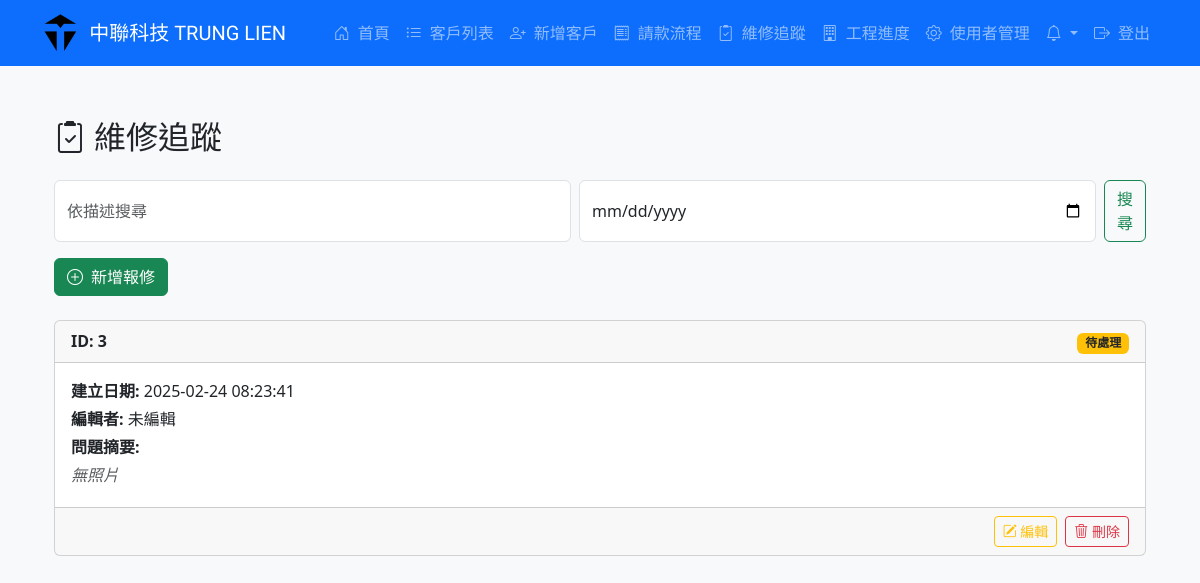
The page /tracking (signed in) on the database as committed earlier.
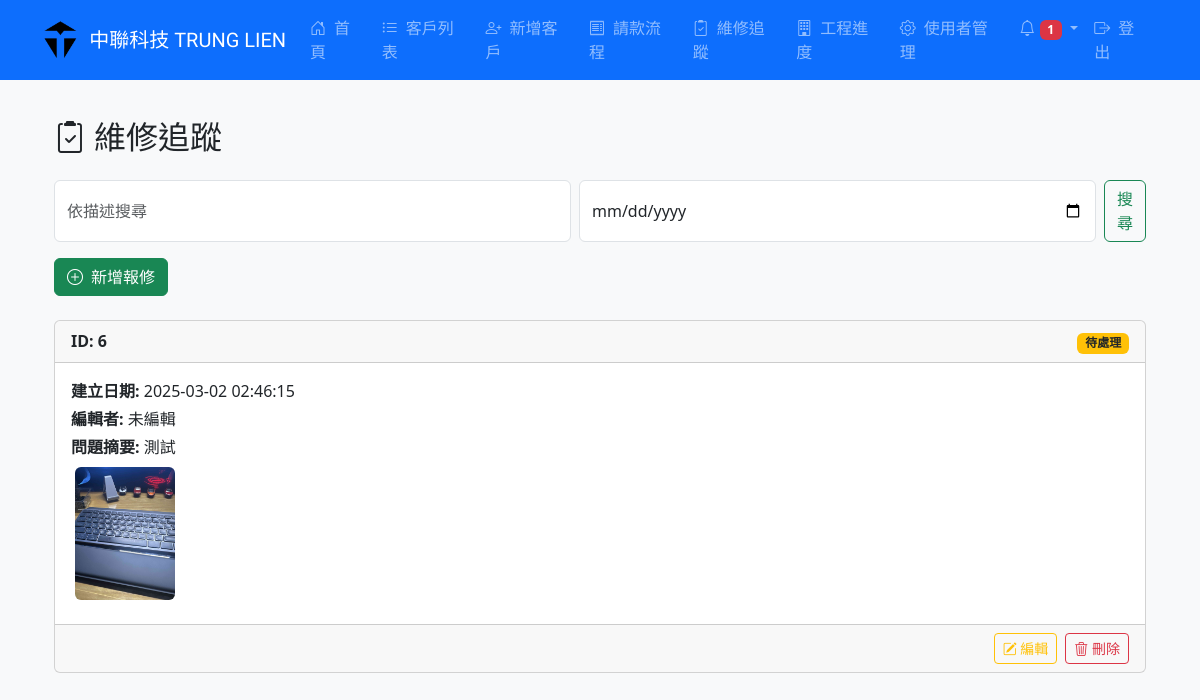
The same page on the database as committed later.
### tables this page shows
CREATE TABLE repairs (
                id INTEGER PRIMARY KEY AUTOINCREMENT,
                customer_id INTEGER NOT NULL,
                description TEXT NOT NULL,
                status TEXT NOT NULL,
                price REAL,
                photo_path TEXT,
                created_at DATETIME DEFAULT (datetime('now', 'localtime')),
                edited_by TEXT,
                FOREIGN KEY (customer_id) REFERENCES customers(id) ON DELETE CASCADE
            );

CREATE TABLE repair_photos (
                id INTEGER PRIMARY KEY AUTOINCREMENT,
                repair_id INTEGER NOT NULL,
                photo_path TEXT,
                created_at DATETIME DEFAULT (datetime('now', 'localtime')),
                FOREIGN KEY (repair_id) REFERENCES repairs(id) ON DELETE CASCADE
            );

### app.py (the view)
@app.route('/tracking')
@login_required
def tracking():
    conn = get_db()
    try:
        q = request.args.get('q', '').strip()
        date_search = request.args.get('date', '').strip()
        conditions = ["r.status = '待處理'"]
        params = []
        if q:
            conditions.append("r.description LIKE ?")
            params.append("%" + q + "%")
        if date_search:
            conditions.append("date(r.created_at) = ?")
            params.append(date_search)
        condition_sql = " AND ".join(conditions)
        sql = f'''
            SELECT r.*, c.name as customer_name
            FROM repairs r
            JOIN customers c ON r.customer_id = c.id
            WHERE {condition_sql}
            ORDER BY r.created_at ASC
        '''
        repairs = conn.execute(sql, params).fetchall()
        repairs_data = []
        for r in repairs:
            r_dict = dict(r)
            photos = conn.execute("SELECT * FROM repair_photos WHERE repair_id=?", (r['id'],)).fetchall()
            r_dict['photos'] = [dict(p) for p in photos]
            repairs_data.append(r_dict)
        return render_template("tracking.html", repairs=repairs_data, q=q, date_search=date_search)
    except Exception as e:
        flash("維修追蹤讀取失敗: " + str(e), "danger")
        return redirect(url_for('home'))
    finally:
        conn.close()

### app.py (called while the page is built)
def get_db():
    conn = sqlite3.connect('customer.db')
    conn.row_factory = sqlite3.Row
    conn.execute('PRAGMA foreign_keys = ON')
    return conn

def login_required(f):
    @wraps(f)
    def decorated_function(*args, **kwargs):
        if not session.get('user'):
            flash("請先登入", "warning")
            return redirect(url_for('login'))
        return f(*args, **kwargs)
    return decorated_function

### templates/tracking.html (shortened to what this page needs)
{% extends "base.html" %}
{% block content %}
<div class="container mt-4">
  <h2 class="mb-4">
    <i class="bi bi-clipboard2-check me-2"></i>維修追蹤
  </h2>
  <form class="d-flex mb-3" method="GET" action="{{ url_for('tracking') }}">
    <input class="form-control me-2" type="search" placeholder="依描述搜尋" name="q" value="{{ q }}" aria-label="搜尋">
    <input class="form-control me-2" type="date" name="date" value="{{ date_search }}" aria-label="建立日期搜尋">
    <button class="btn btn-outline-success" type="submit">搜尋</button>
  </form>
  <div class="mb-4">
    <a href="{{ url_for('select_customer_for_repair') }}" class="btn btn-success">
      <i class="bi bi-plus-circle me-2"></i>新增報修
    </a>
  </div>
  {% if repairs %}
    <div class="row row-cols-1 g-3">
      {% for repair in repairs %}
        <div class="col">
          <div class="card">
            <div class="card-header d-flex justify-content-between align-items-center">
              <div><strong>ID: {{ repair.id }}</strong></div>
              <div>
                <span class="badge
                  {% if repair.status == '待處理' %}bg-warning text-dark
                  {% elif repair.status == '處理中' %}bg-info text-dark
                  {% elif repair.status == '已完成' %}bg-success{% endif %}">
                  {{ repair.status }}
                </span>
              </div>
            </div>
            <div class="card-body">
              <p class="mb-1"><strong>建立日期:</strong> {{ repair.created_at or '-' }}</p>
              <p class="mb-1"><strong>編輯者:</strong> {{ repair.edited_by or '未編輯' }}</p>
              <p class="mb-1 text-truncate" title="{{ repair.description }}"><strong>問題摘要:</strong> {{ repair.description }}</p>
              {% if repair.photos and repair.photos|length > 0 %}
                <div class="mb-1">
                  {% for photo in repair.photos %}
                    <a href="{{ url_for('uploaded_file', filename=photo.photo_path) }}" target="_blank" data-bs-toggle="tooltip" title="點擊查看原圖">
                      <img src="{{ url_for('uploaded_file', filename=photo.photo_path) }}" alt="報修照片" class="img-fluid rounded m-1" style="max-width: 100px;">
                    </a>
                  {% endfor %}
                </div>
              {% else %}
                <p class="text-muted fst-italic mb-1">無照片</p>
              {% endif %}
            </div>
            <div class="card-footer d-flex justify-content-end">
              <a href="{{ url_for('edit_repair', repair_id=repair.id) }}" class="btn btn-sm btn-outline-warning me-2" data-bs-toggle="tooltip" title="編輯紀錄">
                <i class="bi bi-pencil-square"></i> 編輯
              </a>
              <form action="{{ url_for('delete_repair', repair_id=repair.id) }}" method="POST" class="d-inline">
                <button type="submit" class="btn btn-sm btn-outline-danger" onclick="return confirm('確定要刪除此報修紀錄嗎？此操作無法復原！')" data-bs-toggle="tooltip" title="刪除紀錄">
                  <i class="bi bi-trash3"></i> 刪除
                </button>
              </form>
            </div>
          </div>
        </div>
      {% endfor %}
    </div>
  {% else %}
    <div class="alert alert-secondary text-center" role="alert">
      目前無報修紀錄。
    </div>
  {% endif %}
</div>
{% endblock %}

Rows that differ between the two databases and show on the page:
removed repairs: id "3", status "待處理", created_at "2025-02-24 08:23:41", edited_by "未編輯", shows "無照片"
added repairs: id "6", status "待處理", created_at "2025-03-02 02:46:15", edited_by "未編輯", description "測試"
added repair_photos: photo_path (picture)
Other text that changed with them:
{{ notifications|length }}: (not shown) → "1"
